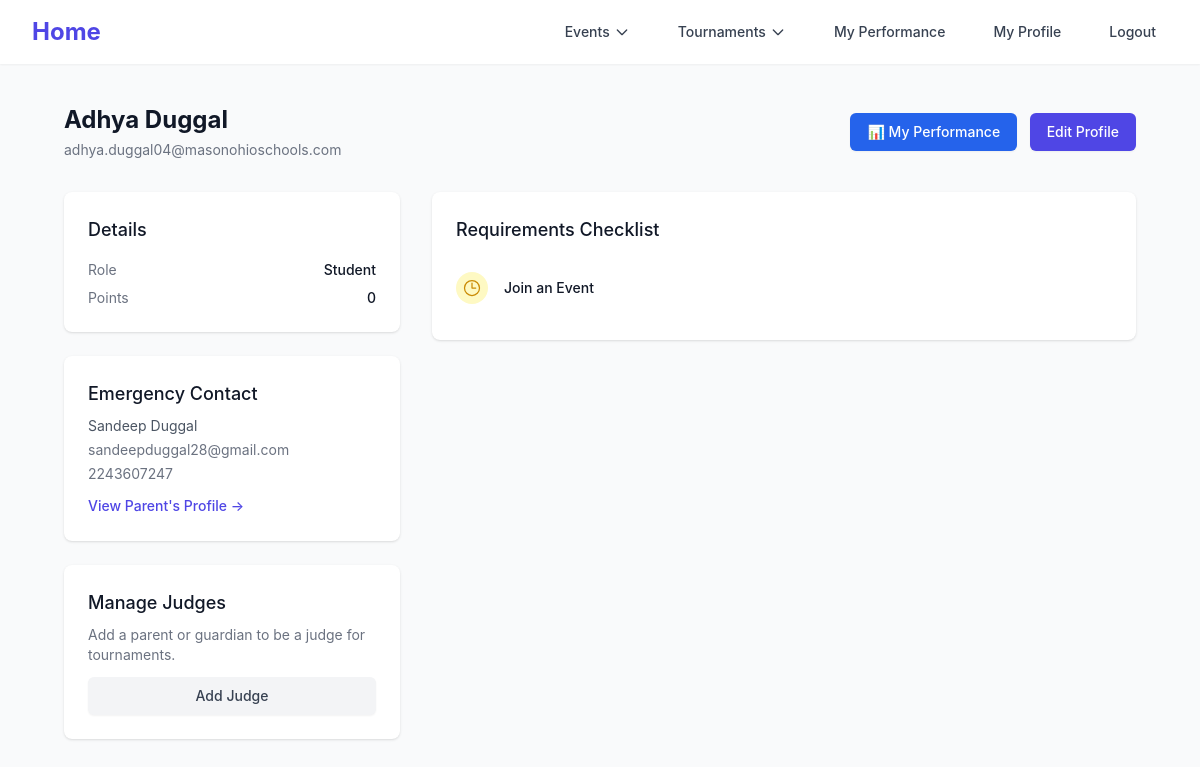
/profile/user/30 (signed in), run on the app's committed database.
### mason_snd/models/auth.py (models this page shows, shortened)
class User(db.Model):
    id = db.Column(db.Integer, primary_key=True)
    first_name = db.Column(db.String(50), nullable=False)
    last_name = db.Column(db.String(50), nullable=False)
    email = db.Column(db.String(50), nullable=True)
    password = db.Column(db.String(500), nullable=True)
    phone_number = db.Column(db.String(50), nullable=True)
    is_parent = db.Column(db.Boolean, default=False)
    role = db.Column(db.Integer, default=0)
    judging_reqs = db.Column(db.String(5000), nullable=True)
    emergency_contact_first_name = db.Column(db.String(50), nullable=True)
    emergency_contact_last_name = db.Column(db.String(50), nullable=True)
    emergency_contact_number = db.Column(db.String(50), nullable=True)
    emergency_contact_relationship = db.Column(db.String(50), nullable=True)
    emergency_contact_email = db.Column(db.String(50), nullable=True)
    child_first_name = db.Column(db.String(50), nullable=True)
    child_last_name = db.Column(db.String(50), nullable=True)
    points = db.Column(db.Integer, default=0)
    drops = db.Column(db.Integer, default=0)
    bids = db.Column(db.Integer, default=0)
    tournaments_attended_number = db.Column(db.Integer, default=0)
    account_claimed = db.Column(db.Boolean, default=False)

### mason_snd/models/admin.py (models this page shows)
class User_Requirements(db.Model):
    id = db.Column(db.Integer, primary_key=True)
    complete = db.Column(db.Boolean, default=False)
    deadline = db.Column(db.DateTime, default=datetime.now(EST), nullable=False)
    user_id = db.Column(db.Integer, db.ForeignKey('user.id'))
    requirement_id = db.Column(db.Integer, db.ForeignKey('requirements.id'))
    requirement = db.relationship('Requirements', foreign_keys=[requirement_id], backref='requirement')
    user = db.relationship('User', foreign_keys=[user_id], backref='user')

class Requirements(db.Model):
    id = db.Column(db.Integer, primary_key=True)
    body = db.Column(db.String)
    active = db.Column(db.Boolean, default=True, nullable=False)

### mason_snd/blueprints/profile/profile.py (the view)
@profile_bp.route('/user/<int:user_id>')
def index(user_id):
    current_user_id = session.get('user_id')
    if not current_user_id:
        return redirect(url_for('auth.login'))  # Redirect to login if not authenticated
    current_user = User.query.get(current_user_id)
    target_user = User.query.get(user_id)
    if not target_user:
        return abort(404)  # Return 404 if the target user does not exist
    allowed = False
    if current_user.id == target_user.id:
        allowed = True  # Same user can view their own profile
    elif current_user.role > 0:
        allowed = True  # Elevated roles can view any profile
    else:
        judge_link = Judges.query.filter_by(judge_id=current_user.id, child_id=target_user.id).first()
        judge_link_reverse = Judges.query.filter_by(judge_id=target_user.id, child_id=current_user.id).first()
        if judge_link or judge_link_reverse:
            allowed = True
    if not allowed:
        return abort(403)  # Forbidden if not allowed
    judge_link = None
    if target_user.is_parent:
        child = User.query.filter_by(
            first_name=target_user.child_first_name,
            last_name=target_user.child_last_name
        ).first()
        if child:
            judge_link = child.id
    else:
        parent = User.query.filter_by(
            first_name=target_user.emergency_contact_first_name,
            last_name=target_user.emergency_contact_last_name
        ).first()
        if parent:
            judge_link = parent.id
    user_requirements = User_Requirements.query.filter_by(user_id=user_id, complete=False).all()
    EST = pytz.timezone('US/Eastern')
    now = datetime.now(EST)
    active_popups = Popups.query.filter_by(
        user_id=user_id,
        completed=False
    ).filter(
        (Popups.expires_at.is_(None)) | (Popups.expires_at > now)
    ).all()
    published_rosters = db.session.query(
        User_Published_Rosters, Roster, Tournament, Event
    ).join(
        Roster, User_Published_Rosters.roster_id == Roster.id
    ).join(
        Tournament, User_Published_Rosters.tournament_id == Tournament.id
    ).join(
        Event, User_Published_Rosters.event_id == Event.id
    ).filter(
        User_Published_Rosters.user_id == user_id
    ).order_by(
        Roster.published_at.desc()
    ).all()
    new_roster_notifications = User_Published_Rosters.query.filter_by(
        user_id=user_id,
        notified=False
    ).all()
    if current_user.id == target_user.id and new_roster_notifications:
        for notification in new_roster_notifications:
            notification.notified = True
        db.session.commit()
    return render_template(
        'profile/profile.html',
        judge_link=judge_link,
        user=target_user,
        user_requirements=user_requirements,
        requirements={r.id: r for r in Requirements.query.all()},
        current_user=target_user,
        active_popups=active_popups,
        published_rosters=published_rosters,
        new_roster_notifications=new_roster_notifications if current_user.id == target_user.id else []
    )

### mason_snd/templates/profile/profile.html (shortened to what this page needs)
{% extends "profile/base.html" %}
{% block content %}
<div class="px-4 sm:px-6 lg:px-8">
    <div class="sm:flex sm:items-center">
        <div class="sm:flex-auto">
            <h1 class="text-2xl font-bold text-gray-900 capitalize">{{ user.first_name }} {{ user.last_name }}</h1>
            <p class="mt-1 text-sm text-gray-500">{{ user.email }}</p>
        </div>
        <div class="mt-4 sm:mt-0 sm:ml-16 sm:flex-none space-x-2">
            <a href="{{ url_for('metrics.my_metrics') }}" class="inline-flex items-center justify-center rounded-md border border-transparent bg-blue-600 px-4 py-2 text-sm font-medium text-white shadow-sm hover:bg-blue-700 focus:outline-none focus:ring-2 focus:ring-blue-500 focus:ring-offset-2 sm:w-auto">
                📊 My Performance
            </a>
            <a href="{{ url_for('profile.update') }}" class="inline-flex items-center justify-center rounded-md border border-transparent bg-[color:var(--color-primary-600)] px-4 py-2 text-sm font-medium text-white shadow-sm hover:bg-[color:var(--color-primary-700)] focus:outline-none focus:ring-2 focus:ring-[color:var(--color-primary-500)] focus:ring-offset-2 sm:w-auto">
                Edit Profile
            </a>
        </div>
    </div>
    <div class="mt-8 grid grid-cols-1 lg:grid-cols-3 gap-8">
        <div class="lg:col-span-1 space-y-6">
            <div class="bg-white shadow rounded-lg p-6">
                <h3 class="text-lg font-medium text-gray-900">Details</h3>
                <dl class="mt-4 space-y-2 text-sm">
                    <div class="flex justify-between">
                        <dt class="text-gray-500">Role</dt>
                        <dd class="text-gray-900 font-medium">{% if user.is_parent %}Parent/Judge{% else %}Student{% endif %}</dd>
                    </div>
                    <div class="flex justify-between">
                        <dt class="text-gray-500">Points</dt>
                        <dd class="text-gray-900 font-medium">{{ user.points or 0 }}</dd>
                    </div>
                </dl>
            </div>
            {% if user.is_parent %}
            <div class="bg-white shadow rounded-lg p-6">
                <h3 class="text-lg font-medium text-gray-900">Linked Child</h3>
                <p class="mt-2 text-sm text-gray-600 capitalize">{{ user.child_first_name }} {{ user.child_last_name }}</p>
                {% if judge_link %}
                <a href="{{ url_for('profile.index', user_id=judge_link) }}" class="mt-3 inline-block text-sm font-medium text-[color:var(--color-primary-600)] hover:text-[color:var(--color-primary-700)]">View Child's Profile →</a>
                {% endif %}
            </div>
            {% else %}
            <div class="bg-white shadow rounded-lg p-6">
                <h3 class="text-lg font-medium text-gray-900">Emergency Contact</h3>
                <p class="mt-2 text-sm text-gray-600 capitalize">{{ user.emergency_contact_first_name }} {{ user.emergency_contact_last_name }}</p>
                <p class="mt-1 text-sm text-gray-500">{{ user.emergency_contact_email }}</p>
                <p class="mt-1 text-sm text-gray-500">{{ user.emergency_contact_number }}</p>
                 {% if judge_link %}
                <a href="{{ url_for('profile.index', user_id=judge_link) }}" class="mt-3 inline-block text-sm font-medium text-[color:var(--color-primary-600)] hover:text-[color:var(--color-primary-700)]">View Parent's Profile →</a>
                {% endif %}
            </div>
            {% endif %}
            {% if not user.is_parent %}
             <div class="bg-white shadow rounded-lg p-6">
                <h3 class="text-lg font-medium text-gray-900">Manage Judges</h3>
                <p class="mt-2 text-sm text-gray-500">Add a parent or guardian to be a judge for tournaments.</p>
                <a href="{{ url_for('profile.add_judge') }}" class="mt-3 inline-flex items-center justify-center rounded-md border border-transparent bg-gray-100 px-4 py-2 text-sm font-medium text-gray-700 shadow-sm hover:bg-gray-200 w-full">
                    Add Judge
                </a>
             </div>
            {% endif %}
        </div>
        <div class="lg:col-span-2 space-y-8">
            <div class="bg-white shadow rounded-lg p-6">
                <h3 class="text-lg font-medium text-gray-900">Requirements Checklist</h3>
                <ul role="list" class="mt-4 divide-y divide-gray-200">
                    {% for user_requirement in user_requirements %}
                    {% if user_requirement.requirement_id in requirements %}
                    <li class="py-3 flex items-center">
                        {% if user_requirement.complete %}
                        <span class="h-8 w-8 rounded-full bg-green-100 flex items-center justify-center">
                            <svg class="h-5 w-5 text-green-600" xmlns="http://www.w3.org/2000/svg" viewBox="0 0 20 20" fill="currentColor" aria-hidden="true">
                                <path fill-rule="evenodd" d="M16.707 5.293a1 1 0 010 1.414l-8 8a1 1 0 01-1.414 0l-4-4a1 1 0 011.414-1.414L8 12.586l7.293-7.293a1 1 0 011.414 0z" clip-rule="evenodd" />
                            </svg>
                        </span>
                        <p class="ml-4 text-sm font-medium text-gray-500 line-through">{{ requirements[user_requirement.requirement_id].body }}</p>
                        {% else %}
                        <span class="h-8 w-8 rounded-full bg-yellow-100 flex items-center justify-center">
                             <svg class="h-5 w-5 text-yellow-600" xmlns="http://www.w3.org/2000/svg" fill="none" viewBox="0 0 24 24" stroke-width="1.5" stroke="currentColor">
                                <path stroke-linecap="round" stroke-linejoin="round" d="M12 6v6h4.5m4.5 0a9 9 0 11-18 0 9 9 0 0118 0z" />
                            </svg>
                        </span>
                        <p class="ml-4 text-sm font-medium text-gray-900">{{ requirements[user_requirement.requirement_id].body }}</p>
                        {% endif %}
                    </li>
                    {% endif %}
                    {% else %}
                     <li class="py-3 text-sm text-gray-500">No requirements assigned yet.</li>
                    {% endfor %}
                </ul>
            </div>
        </div>
    </div>
</div>
{% endblock %}

### mason_snd/templates/profile/base.html (style rules this page uses)
:root { --color-primary-50: #eef2ff; --color-primary-100: #e0e7ff; --color-primary-500: #6366f1; --color-primary-600: #4f46e5; --color-primary-700: #4338ca; }
body { font-family: 'Inter', sans-serif; }

### data on the page
User: first_name "Adhya", last_name "Duggal", email "adhya.duggal04@masonohioschools.com", points "0", emergency_contact_first_name "Sandeep", emergency_contact_last_name "Duggal", emergency_contact_email "sandeepduggal28@gmail.com", emergency_contact_number "2243607247"
Requirements: body "Join an Event"
